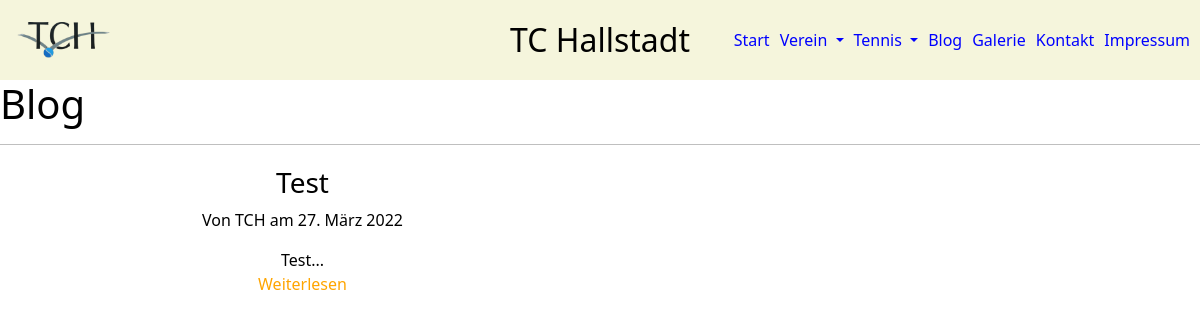
The page /blog/ on the database as committed earlier.
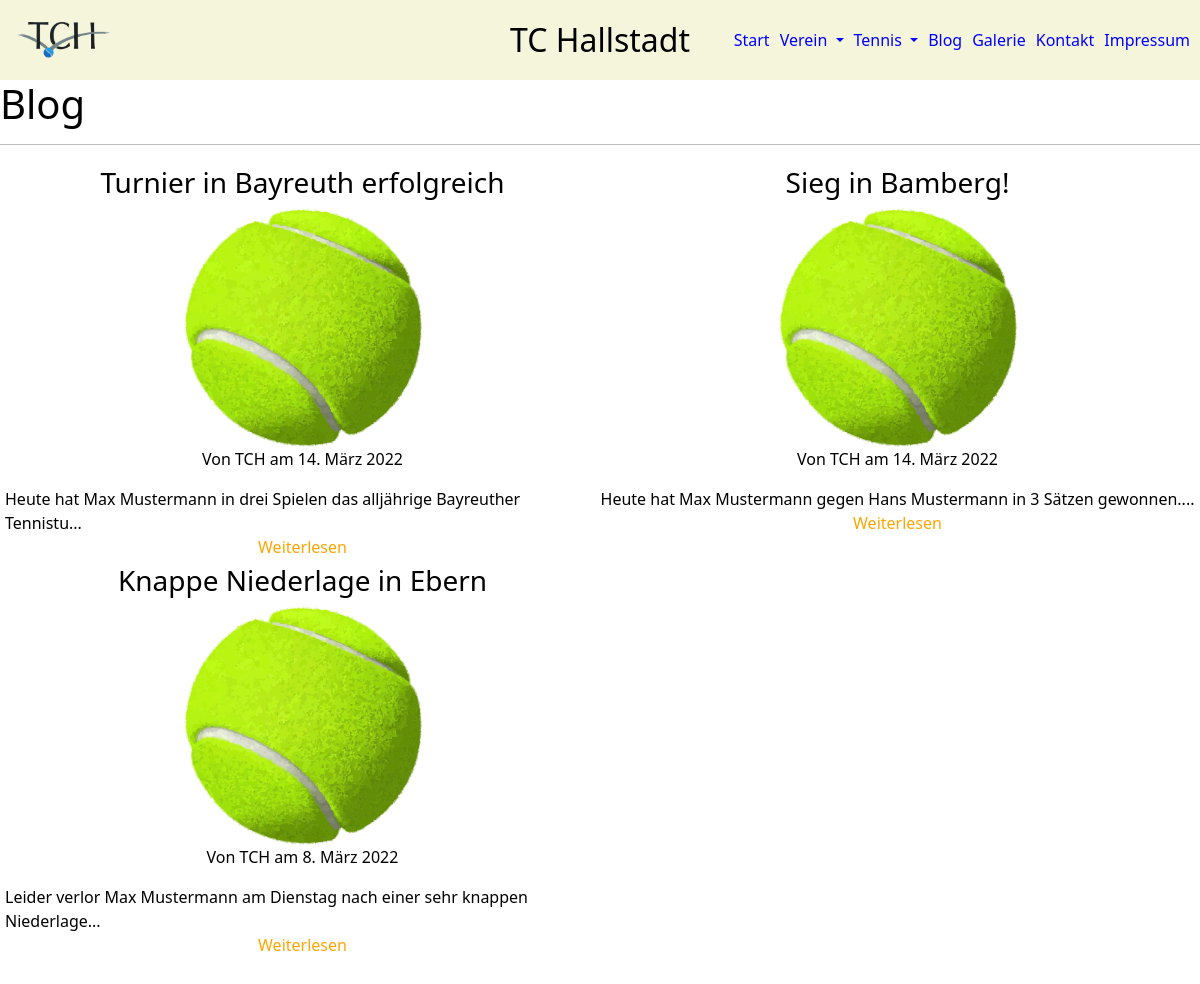
The same page on the database as committed later.
### tennisclub/models.py (models this page shows)
class BlogPost(models.Model):
    titel = models.CharField(max_length=50, verbose_name='Titel *')
    creation = models.DateTimeField(auto_now_add=True, blank=True, editable=False)
    inhalt = models.CharField(max_length=2000, verbose_name='Inhalt *')
    bild = models.ImageField(blank=True, default="tennisball.png")
    autor = models.ForeignKey(User, on_delete=models.CASCADE)
    uuid = models.UUIDField(primary_key=True, default=uuid.uuid4, editable=False)
    date= models.DateField(verbose_name='Datum *')
    standort = models.CharField(max_length=50, blank=True, null=True)
    def __str__(self):
        return self.titel[:30] + '...'
    def snippet(self):
        return self.inhalt[:75] + '...'

### tennisclub/views.py (the view)
# urls.py: path('blog/', views.blog_view, name='blog'),
def blog_view(request):
    blogForm = BlogForm()
    blogPosts = BlogPost.objects.all().order_by('-date')
    print(blogPosts)
    return render(request, 'blog.html', {'blogForm': blogForm, 'blogPosts': blogPosts})

### tennisclub/templates/blog.html (shortened to what this page needs)
{% extends 'base.html' %} {% block content %} {% load static %}
<h1>Blog</h1>
<hr />
<div class="blog_posts">
  {% for blogPost in blogPosts %}
  <div class="blog_post">
    <div class="blog_post_card">
      <a style="color:black; display: flex; flex-direction: column; align-items:center" href="/blog/{{blogPost.uuid}}"><h3>{{blogPost.titel}}</h3>
      <img
      {% if blogPost.bild.url != '' %}
        src="../../static{{blogPost.bild.url}}"
        {% endif %}
        alt=""
        style="width: 40%"
      /></a>
      <p>Von {{blogPost.autor}} am {{blogPost.date}}</p>
      <p style="margin: 0;">{{blogPost.snippet}}</p>
      <a style="margin-bottom: 5px;" href="/blog/{{blogPost.uuid}}">Weiterlesen</a>
    </div>
  </div>
  {% endfor %}
</div>
 {% endblock content %}

Rows that differ between the two databases and show on the page:
removed BlogPost: titel "Test", autor "TCH", date "27. März 2022", snippet "Test..."
added BlogPost: titel "Turnier in Bayreuth erfolgreich", bild (picture), autor "TCH", date "14. März 2022", snippet "Heute hat Max Mustermann in drei Spielen das alljährige Bayreuther Tennistu..."
added BlogPost: titel "Sieg in Bamberg!", bild (picture), autor "TCH", date "14. März 2022", snippet "Heute hat Max Mustermann gegen Hans Mustermann in 3 Sätzen gewonnen...."
added BlogPost: titel "Knappe Niederlage in Ebern", bild (picture), autor "TCH", date "8. März 2022", snippet "Leider verlor Max Mustermann am Dienstag nach einer sehr knappen Niederlage..."
